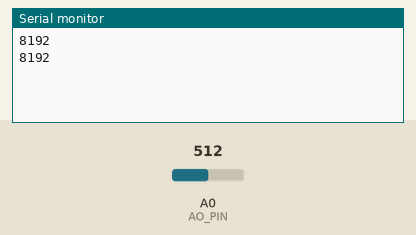
Simulated run of this sketch. Board: Arduino Zero (SAMD21). Shown: the last lines printed to the serial monitor. Inputs (shaded band) come from the test bench; at power-on: A0 (AO_PIN) = 512 (analog values on the 0–1023 scale).

Above: at 1.8 s.
1.9 s: A0 (AO_PIN) set to 716
At 2.5 s:
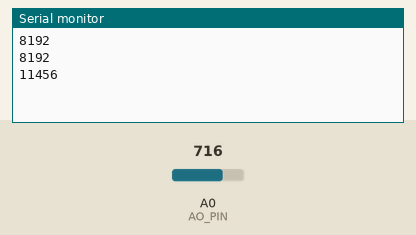
3.4 s: A0 (AO_PIN) set to 900
At 4.8 s:
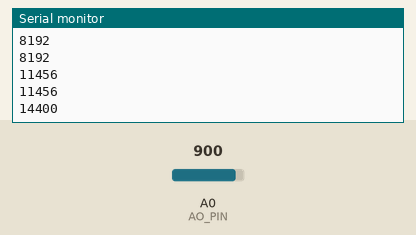
Timing chart, 0 to 6.4 s (numbered marks = the images above; inputs shaded):
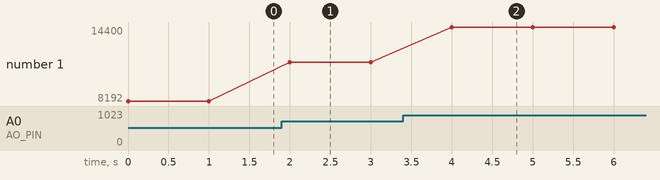

Measured:
- after the input at 1.9 s, the serial monitor: prints a new line after 0.10 s (image 1)
- after the input at 3.4 s, the serial monitor: prints a new line after 0.60 s (image 2)
- plotted number 1: 8192 → 11456 after the input at 1.9 s, 11456 → 14400 after the input at 3.4 s

The sketch:

Chapter_3_Analog_Soil_Moisture_Sensor.ino
```cpp
#define AO_PIN A0    // Arduino's pin connected to AO pin of the rain sensor

void setup() {
  // initialize serial communication
  Serial.begin(9600);
  analogReadResolution(14); //default to 10-bit resolution  change to 14-bit resolution
}

void loop() {
  //read analog from A0 pin
  int moistureValue = analogRead(AO_PIN);

  Serial.println(moistureValue);  // print out the analog value
  delay(1000);                // pause for 1 sec to avoid reading sensors frequently to prolong the sensor lifetime
}
```
